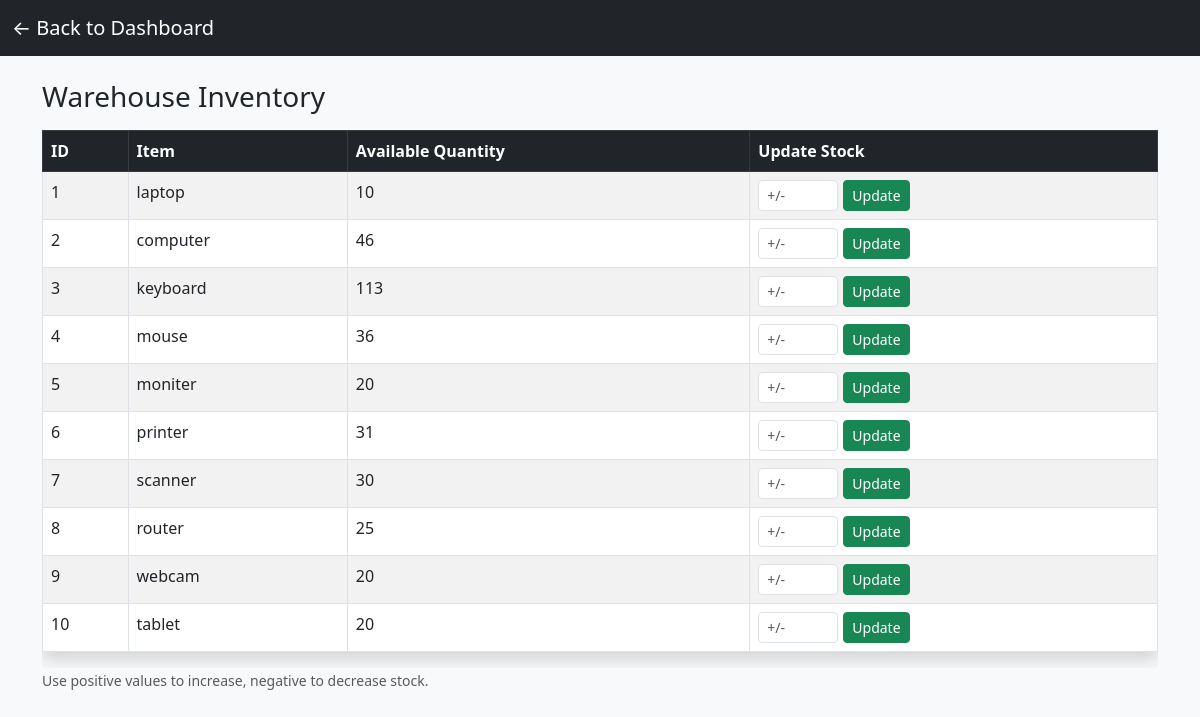
Before: /warehouse_stock with the older database file.
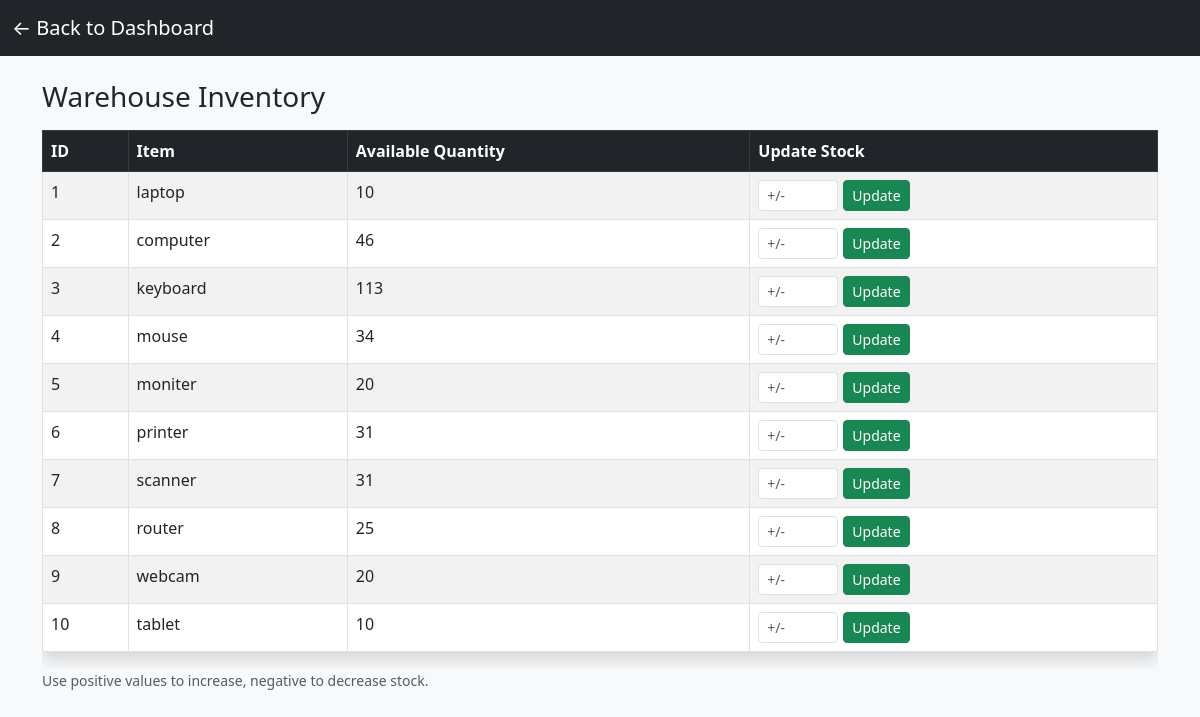
After: the same page with the newer database file.
### tables this page shows
CREATE TABLE warehouse_inventory (
            id INTEGER PRIMARY KEY AUTOINCREMENT,
            item TEXT NOT NULL,
            item_quantity INTEGER NOT NULL
        );

### app.py (the view, shortened to what this page needs)
@app.route('/warehouse_stock', methods=['GET', 'POST'])
def warehouse_stock():
    conn = sqlite3.connect('database/4s.db')
    cursor = conn.cursor()
    cursor.execute("SELECT id, item, item_quantity FROM warehouse_inventory")
    stock_data = cursor.fetchall()
    conn.close()
    return render_template('warehouse_stock.html', stock=stock_data)

### Templates/warehouse_stock.html (shortened to what this page needs)
<!DOCTYPE html>
<html lang="en">
<head>
    <link href="https://cdn.jsdelivr.net/npm/bootstrap@5.3.0/dist/css/bootstrap.min.css" rel="stylesheet">
</head>
<body class="bg-light">
<nav class="navbar navbar-dark bg-dark mb-4">
    <div class="container-fluid">
        <a class="navbar-brand" href="/warehouse_dashboard">← Back to Dashboard</a>
    </div>
</nav>
<div class="container">
    <h3 class="mb-3">Warehouse Inventory</h3>
    <div class="table-responsive">
        <table class="table table-bordered table-striped bg-white shadow">
            <thead class="table-dark">
                <tr>
                    <th>ID</th>
                    <th>Item</th>
                    <th>Available Quantity</th>
                    <th>Update Stock</th>
                </tr>
            </thead>
            <tbody>
                {% for item in stock %}
                <tr>
                    <td>{{ item[0] }}</td>
                    <td>{{ item[1] }}</td>
                    <td>{{ item[2] }}</td>
                    <td>
                        <form method="POST" class="update-form">
                            <input type="number" name="quantity" class="form-control form-control-sm" placeholder="+/-" required>
                            <button type="submit" class="btn btn-sm btn-success">Update</button>
                        </form>
                    </td>
                </tr>
                {% else %}
                <tr>
                    <td colspan="4" class="text-center text-muted">No inventory records found.</td>
                </tr>
                {% endfor %}
            </tbody>
        </table>
    </div>
    <small class="text-muted">Use positive values to increase, negative to decrease stock.</small>
</div>
</body>
</html>

Changed rows visible on the page:
changed warehouse_inventory "mouse": item_quantity "36" → "34"
changed warehouse_inventory "scanner": item_quantity "30" → "31"
changed warehouse_inventory "tablet": item_quantity "20" → "10"
